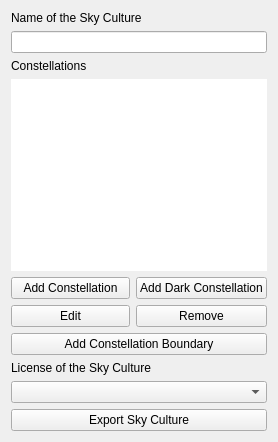
        <widget class="QWidget" name="overviewTab">
         <attribute name="title">
          <string>Overview</string>
         </attribute>
         <layout class="QVBoxLayout" name="verticalLayout_2">
          <item>
           <widget class="QLabel" name="currentSCNameLbl">
            <property name="text">
             <string>Name of the Sky Culture</string>
            </property>
           </widget>
          </item>
          <item>
           <widget class="QLineEdit" name="skyCultureNameLE"/>
          </item>
          <item>
           <widget class="QLabel" name="constellationsLbl">
            <property name="text">
             <string>Constellations</string>
            </property>
           </widget>
          </item>
          <item>
           <widget class="QListWidget" name="constellationsList">
            <property name="styleSheet">
             <string notr="true">
              QListWidget, QListWidget::viewport {
                  margin: 0px;
                  padding: 0px;
                  border: none;
                  outline: none;
              }
              QListWidget::item {
                  margin: 0px;
                  padding: 4px;
                  border: none;
                  outline: none;
              }
             </string>
            </property>
           </widget>
          </item>
          <item>
           <layout class="QGridLayout" name="overviewConstellationBtnLayout">
            <item row="0" column="0">
             <widget class="QPushButton" name="AddConstellationBtn">
              <property name="sizePolicy">
               <sizepolicy hsizetype="Expanding" vsizetype="Preferred">
                <horstretch>0</horstretch>
                <verstretch>0</verstretch>
               </sizepolicy>
              </property>
              <property name="text">
               <string>Add Constellation</string>
              </property>
             </widget>
            </item>
            <item row="0" column="1">
             <widget class="QPushButton" name="AddDarkConstellationBtn">
              <property name="sizePolicy">
               <sizepolicy hsizetype="Expanding" vsizetype="Preferred">
                <horstretch>0</horstretch>
                <verstretch>0</verstretch>
               </sizepolicy>
              </property>
              <property name="text">
               <string>Add Dark Constellation</string>
              </property>
             </widget>
            </item>
            <item row="1" column="0">
             <widget class="QPushButton" name="EditConstellationBtn">
              <property name="sizePolicy">
               <sizepolicy hsizetype="Expanding" vsizetype="Preferred">
                <horstretch>0</horstretch>
                <verstretch>0</verstretch>
               </sizepolicy>
              </property>
              <property name="text">
               <string>Edit</string>
              </property>
             </widget>
            </item>
            <item row="1" column="1">
             <widget class="QPushButton" name="RemoveConstellationBtn">
              <property name="sizePolicy">
               <sizepolicy hsizetype="Expanding" vsizetype="Preferred">
                <horstretch>0</horstretch>
                <verstretch>0</verstretch>
               </sizepolicy>
              </property>
              <property name="text">
               <string>Remove</string>
              </property>
             </widget>
            </item>
            <item row="2" column="0" colspan="2">
             <widget class="QPushButton" name="AddBoundaryBtn">
              <property name="sizePolicy">
               <sizepolicy hsizetype="Expanding" vsizetype="Preferred">
                <horstretch>0</horstretch>
                <verstretch>0</verstretch>
               </sizepolicy>
              </property>
              <property name="text">
               <string>Add Constellation Boundary</string>
              </property>
             </widget>
            </item>
           </layout>
          </item>
          <item>
           <layout class="QVBoxLayout" name="overviewSCBtnLayout">
            <item>
             <widget class="QLabel" name="selectLicenseLbl">
              <property name="sizePolicy">
               <sizepolicy hsizetype="Preferred" vsizetype="Fixed">
                <horstretch>0</horstretch>
                <verstretch>0</verstretch>
               </sizepolicy>
              </property>
              <property name="text">
               <string>License of the Sky Culture</string>
              </property>
             </widget>
            </item>
            <item>
             <widget class="QComboBox" name="licenseCB">
              <property name="sizePolicy">
               <sizepolicy hsizetype="Expanding" vsizetype="Fixed">
                <horstretch>0</horstretch>
                <verstretch>0</verstretch>
               </sizepolicy>
              </property>
             </widget>
            </item>
            <item>
             <widget class="QPushButton" name="ExportSkyCultureBtn">
              <property name="text">
               <string>Export Sky Culture</string>
              </property>
             </widget>
            </item>
           </layout>
          </item>
         </layout>
        </widget>
